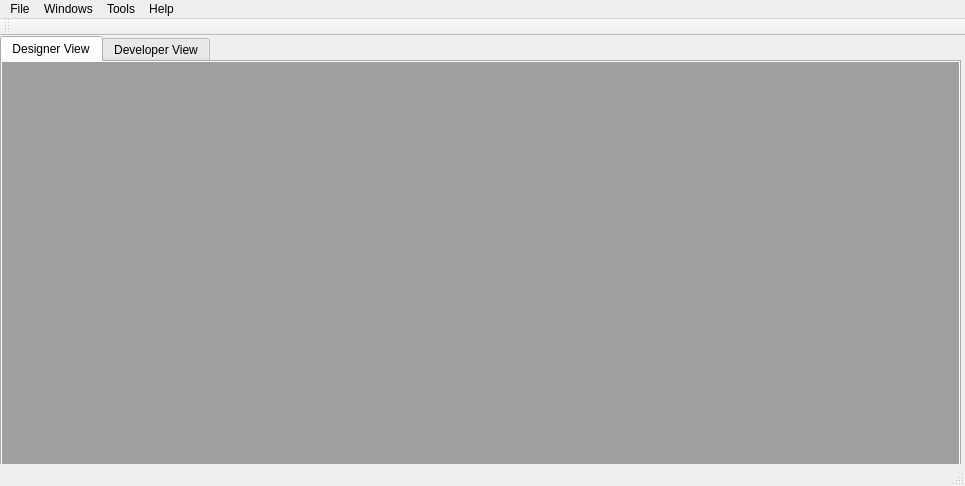
<?xml version="1.0" encoding="UTF-8"?>
<ui version="4.0">
 <class>MainWindow</class>
 <widget class="QMainWindow" name="MainWindow">
  <property name="geometry">
   <rect>
    <x>0</x>
    <y>0</y>
    <width>965</width>
    <height>486</height>
   </rect>
  </property>
  <property name="windowTitle">
   <string>MainWindow</string>
  </property>
  <widget class="QWidget" name="centralWidget">
   <widget class="QTabWidget" name="tabWidget">
    <property name="geometry">
     <rect>
      <x>0</x>
      <y>0</y>
      <width>961</width>
      <height>431</height>
     </rect>
    </property>
    <property name="sizePolicy">
     <sizepolicy hsizetype="Maximum" vsizetype="Maximum">
      <horstretch>255</horstretch>
      <verstretch>255</verstretch>
     </sizepolicy>
    </property>
    <property name="tabShape">
     <enum>QTabWidget::Rounded</enum>
    </property>
    <property name="currentIndex">
     <number>0</number>
    </property>
    <widget class="QWidget" name="tab">
     <attribute name="title">
      <string>Designer View</string>
     </attribute>
     <widget class="QMdiArea" name="designerMdi">
      <property name="geometry">
       <rect>
        <x>0</x>
        <y>0</y>
        <width>961</width>
        <height>411</height>
       </rect>
      </property>
     </widget>
    </widget>
    <widget class="QWidget" name="tab_2">
     <attribute name="title">
      <string>Developer View</string>
     </attribute>
     <widget class="QMdiArea" name="mdiArea_2">
      <property name="geometry">
       <rect>
        <x>0</x>
        <y>0</y>
        <width>961</width>
        <height>411</height>
       </rect>
      </property>
     </widget>
    </widget>
   </widget>
  </widget>
  <widget class="QMenuBar" name="menuBar">
   <property name="geometry">
    <rect>
     <x>0</x>
     <y>0</y>
     <width>965</width>
     <height>20</height>
    </rect>
   </property>
   <widget class="QMenu" name="menuFile">
    <property name="title">
     <string>File</string>
    </property>
    <widget class="QMenu" name="menuNew">
     <property name="title">
      <string>New...</string>
     </property>
     <addaction name="actionProject"/>
     <addaction name="actionObject"/>
    </widget>
    <addaction name="menuNew"/>
    <addaction name="actionOpen"/>
    <addaction name="actionSave"/>
    <addaction name="actionSave_as"/>
    <addaction name="separator"/>
    <addaction name="actionProject_settings"/>
    <addaction name="separator"/>
    <addaction name="actionExit"/>
   </widget>
   <widget class="QMenu" name="menuHelp">
    <property name="title">
     <string>Help</string>
    </property>
    <addaction name="actionAbout"/>
   </widget>
   <widget class="QMenu" name="menuWindows">
    <property name="title">
     <string>Windows</string>
    </property>
    <widget class="QMenu" name="menuGreggner">
     <property name="title">
      <string>Greggner</string>
     </property>
     <addaction name="actionView"/>
     <addaction name="action_States"/>
     <addaction name="actionAnimation_Editor"/>
    </widget>
    <widget class="QMenu" name="menuDeveloper">
     <property name="title">
      <string>Developer</string>
     </property>
     <addaction name="actionViews"/>
     <addaction name="actionStates"/>
     <addaction name="actionVariables"/>
    </widget>
    <addaction name="menuGreggner"/>
    <addaction name="menuDeveloper"/>
    <addaction name="separator"/>
    <addaction name="actionMerge_Editor"/>
    <addaction name="actionVersioning"/>
   </widget>
   <widget class="QMenu" name="menuTools">
    <property name="title">
     <string>Tools</string>
    </property>
    <addaction name="actionOptions"/>
   </widget>
   <addaction name="menuFile"/>
   <addaction name="menuWindows"/>
   <addaction name="menuTools"/>
   <addaction name="menuHelp"/>
  </widget>
  <widget class="QToolBar" name="mainToolBar">
   <attribute name="toolBarArea">
    <enum>TopToolBarArea</enum>
   </attribute>
   <attribute name="toolBarBreak">
    <bool>false</bool>
   </attribute>
  </widget>
  <widget class="QStatusBar" name="statusBar"/>
  <action name="actionExit">
   <property name="text">
    <string>Exit</string>
   </property>
  </action>
  <action name="actionOpen">
   <property name="text">
    <string>Open Project...</string>
   </property>
  </action>
  <action name="actionAbout">
   <property name="text">
    <string>About</string>
   </property>
  </action>
  <action name="actionView">
   <property name="text">
    <string>&amp;Views</string>
   </property>
  </action>
  <action name="action_States">
   <property name="text">
    <string>&amp;States</string>
   </property>
  </action>
  <action name="actionViews">
   <property name="text">
    <string>Views</string>
   </property>
  </action>
  <action name="actionStates">
   <property name="text">
    <string>States</string>
   </property>
  </action>
  <action name="actionVariables">
   <property name="text">
    <string>Variables</string>
   </property>
  </action>
  <action name="actionAnimation_Editor">
   <property name="text">
    <string>Animation Editor</string>
   </property>
  </action>
  <action name="actionMerge_Editor">
   <property name="text">
    <string>Merge Editor</string>
   </property>
  </action>
  <action name="actionVersioning">
   <property name="text">
    <string>Versioning</string>
   </property>
  </action>
  <action name="actionConfiguration">
   <property name="text">
    <string>Configuration...</string>
   </property>
  </action>
  <action name="actionProject">
   <property name="text">
    <string>Project...</string>
   </property>
  </action>
  <action name="actionObject">
   <property name="text">
    <string>Object...</string>
   </property>
  </action>
  <action name="actionSave">
   <property name="text">
    <string>Save</string>
   </property>
  </action>
  <action name="actionSave_as">
   <property name="text">
    <string>Save as...</string>
   </property>
  </action>
  <action name="actionProject_settings">
   <property name="text">
    <string>Project settings...</string>
   </property>
  </action>
  <action name="actionOptions">
   <property name="text">
    <string>Options...</string>
   </property>
  </action>
 </widget>
 <layoutdefault spacing="6" margin="11"/>
 <resources/>
 <connections>
  <connection>
   <sender>actionExit</sender>
   <signal>triggered()</signal>
   <receiver>MainWindow</receiver>
   <slot>close()</slot>
   <hints>
    <hint type="sourcelabel">
     <x>-1</x>
     <y>-1</y>
    </hint>
    <hint type="destinationlabel">
     <x>482</x>
     <y>242</y>
    </hint>
   </hints>
  </connection>
 </connections>
</ui>
